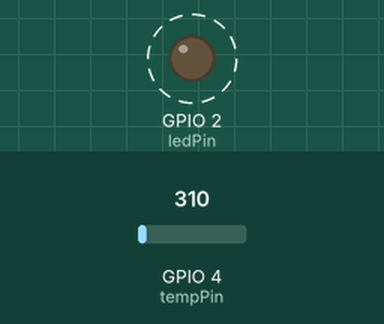
Recording of a sketch running on a simulated ESP32. Parts: output pins drawn as LEDs (lit = HIGH). Dashed ring = blinking. Inputs (shaded band) come from the test bench; at power-on: GPIO 4 (tempPin) = 310. What the sketch prints to the serial monitor is not drawn.

Above: at 0.5 s.
Timing chart, 0 to 3.0 s (numbered marks = the images above):
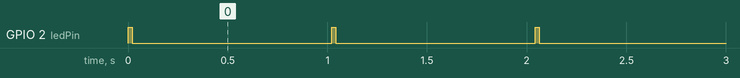

Measured:
- by itself, GPIO 2 (ledPin): alternates HIGH for 0.02 s and LOW for 1.0 s

The sketch:

lm35.ino
```cpp
// Original sniplet v0.1 from 2020/10/26 - uploaded again more than a year later
// https://github.com/kreier/ESP32/blob/master/sniplets/temp_LM35/temp_LM35.ino
//
// temperature measurement with LM35 v0.2 2021/12/01
//                                   v0.1 2020/10/26
//                                 ____
// pins on LM 35    1 -- 4-20V --- |   \
//                  2 -- OUT ----- |    |
//                  3 -- GND ----- |___/
//
// conversion digital value -> voltage: v = 0.826x + 150     in millivolt
// conversion voltage -> temperature:   T = v / 10           since 10 mV per degree Celcius


const int ledPin = 2;
const bool light = HIGH;
const bool dark  = !light;
const int tempPin = 4;

int count = 0;
int tempValue = 0;
float temperature = 0;

void setup() {
  pinMode(ledPin, OUTPUT);
  Serial.begin(115200);
  Serial.println("Let's start!");
}

void loop() {
  digitalWrite(ledPin, light);
  tempValue = 0;
  // measure 100x
  for(int i = 0; i < 100; i++) {
    tempValue += analogRead(tempPin);
  }
  temperature = tempValue / 100;  // from multisampling
  temperature = 0.826 * temperature + 150;
  temperature = temperature / 10;
  //Serial.print("Temperature right now: ");
  Serial.println(temperature);
  delay(10);
  digitalWrite(ledPin, dark);
  delay(1000);
}
```
